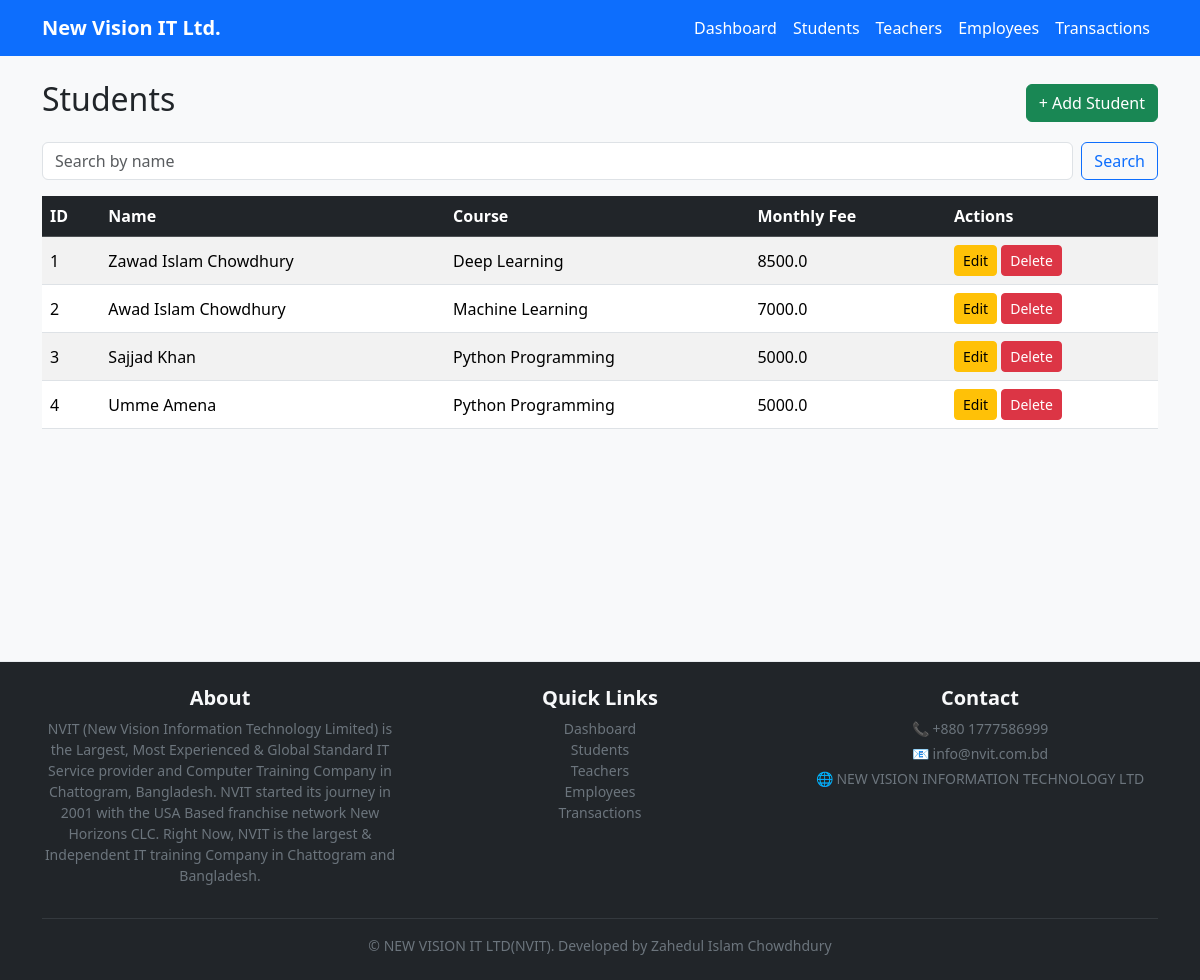
The page /students/ on the database its author committed.
### models.py (models this page shows)
class Student(db.Model):
    id = db.Column(db.Integer, primary_key=True)
    name = db.Column(db.String(100))
    course = db.Column(db.String(100))
    monthly_fee = db.Column(db.Float)
    transactions = db.relationship('Transaction', backref='student', lazy=True)

### routes/student_routes.py (the view)
@student_bp.route('/')
def students():
    students = Student.query.all()
    return render_template('students.html', students=students)

### templates/students.html
{% extends "base.html" %}
{% block content %}
<div class="d-flex justify-content-between align-items-center mb-3">
  <h2>Students</h2>
  <a class="btn btn-success" href="{{ url_for('student_bp.add_student') }}">+ Add Student</a>
</div>
<form class="d-flex mb-3" method="get" action="{{ url_for('student_bp.search_student') }}">
  <input class="form-control me-2" type="search" name="q" placeholder="Search by name" value="{{ q if q else '' }}">
  <button class="btn btn-outline-primary">Search</button>
</form>
<table class="table table-striped table-hover">
  <thead class="table-dark"><tr><th>ID</th><th>Name</th><th>Course</th><th>Monthly Fee</th><th>Actions</th></tr></thead>
  <tbody>
  {% for s in students %}
    <tr>
      <td>{{ s.id }}</td>
      <td>{{ s.name }}</td>
      <td>{{ s.course or '-' }}</td>
      <td>{{ s.monthly_fee or 0 }}</td>
      <td>
        <a class="btn btn-sm btn-warning" href="{{ url_for('edit',kind='student', id=s.id) }}">Edit</a>
        <a class="btn btn-sm btn-danger" href="{{ url_for('student_bp.delete_student', id=s.id) }}" onclick="return confirm('Delete this student?')">Delete</a>
      </td>
    </tr>
  {% endfor %}
  </tbody>
</table>
<br><br><br><br><br><br><br>
{% endblock %}

### static/style.css (style rules this page uses)
body { background-color: #f8f9fa; }
.table th, .table td { vertical-align: middle; }

### rows shown on the page
Student: id "1", name "Zawad Islam Chowdhury", course "Deep Learning", monthly_fee "8500.0"
Student: id "2", name "Awad Islam Chowdhury", course "Machine Learning", monthly_fee "7000.0"
Student: id "3", name "Sajjad Khan", course "Python Programming", monthly_fee "5000.0"
Student: id "4", name "Umme Amena", course "Python Programming", monthly_fee "5000.0"
